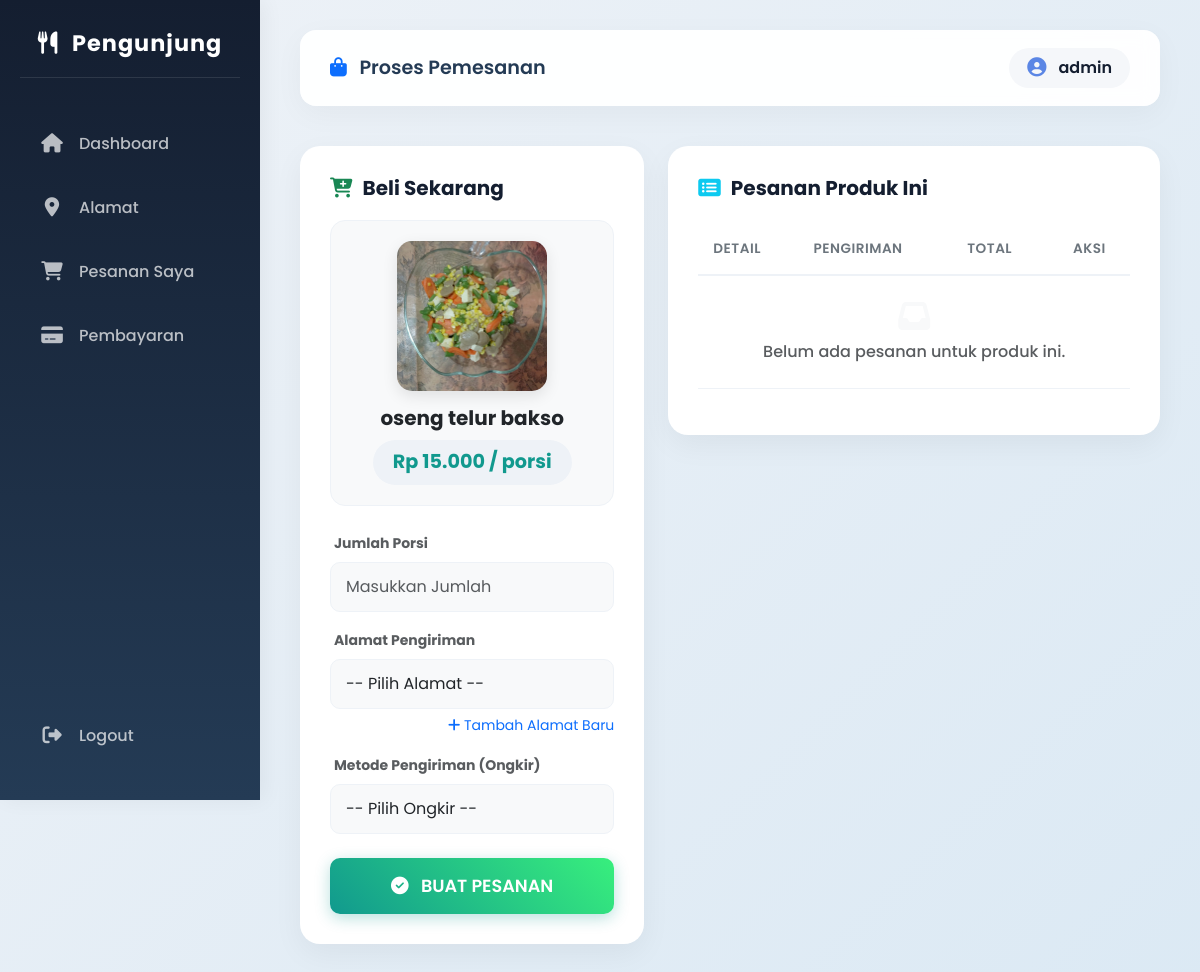
Page /pengunjung/beli.php?id=1 (signed in) on the committed database.
### tables this page shows
CREATE TABLE `users` (
  `id` int(11) NOT NULL,
  `username` varchar(50) DEFAULT NULL,
  `password` varchar(255) NOT NULL,
  `role` enum('admin','petugas','pengunjung') DEFAULT NULL
);

CREATE TABLE `produk` (
  `id` int(11) NOT NULL,
  `nama` varchar(100) DEFAULT NULL,
  `deskripsi` text,
  `harga` int(11) DEFAULT NULL,
  `gambar` varchar(100) DEFAULT NULL
);

### pengunjung/beli.php (the view, shortened to what this page needs)
<?php
include '../koneksi.php';
$user_id = $_SESSION['id'];
$q_pengunjung = mysqli_query($conn, "SELECT username FROM users WHERE id='$user_id'");
$d_pengunjung = mysqli_fetch_assoc($q_pengunjung);
$nama_pengunjung = $d_pengunjung['username'];
$id = isset($_GET['id']) ? intval($_GET['id']) : 0;
$produk = mysqli_fetch_array(mysqli_query($conn,"SELECT * FROM produk WHERE id='$id'"));
$edit_data = null;
$data = mysqli_query($conn,"
SELECT p.*, a.nama_penerima, a.kota, o.nama_jasa, o.biaya, dp.jumlah, pr.nama as nama_produk
FROM pesanan p
LEFT JOIN alamat a ON p.alamat_id = a.id
LEFT JOIN ongkir o ON p.ongkir_id = o.id
LEFT JOIN detail_pesanan dp ON p.id = dp.pesanan_id
LEFT JOIN produk pr ON dp.produk_id = pr.id
WHERE p.user_id='$user_id' AND dp.produk_id='$id'
ORDER BY p.id DESC
");
?>
<!DOCTYPE html>
<html lang="id">
<head>
<link href="https://cdnjs.cloudflare.com/ajax/libs/font-awesome/6.5.0/css/all.min.css" rel="stylesheet">
<link href="https://cdn.jsdelivr.net/npm/bootstrap@5.3.0/dist/css/bootstrap.min.css" rel="stylesheet">
</head>
<body>
<div class="sidebar">
    <h4><i class="fa fa-utensils me-2"></i> Pengunjung</h4>
    <a href="index.php"><i class="fa fa-home"></i> <span>Dashboard</span></a>
    <a href="alamat.php"><i class="fa fa-map-marker-alt"></i> <span>Alamat</span></a>
    <a href="pesanan_saya.php"><i class="fa fa-shopping-cart"></i> <span>Pesanan Saya</span></a>
    <a href="pembayaran.php"><i class="fa fa-credit-card"></i> <span>Pembayaran</span></a>
    <a href="../logout.php" class="mt-auto mb-2"><i class="fa fa-sign-out-alt"></i> <span>Logout</span></a>
</div>
<div class="main-content">
    <div class="topbar">
        <h5><i class="fa fa-shopping-bag me-2 text-primary"></i> Proses Pemesanan</h5>
        <div class="user-profile">
            <i class="fa fa-user-circle"></i> <?= htmlspecialchars($nama_pengunjung) ?>
        </div>
    </div>
    <div class="row">
        <div class="col-lg-5 mb-4">
            <div class="card-box">
                <h5 class="card-title"><i class="fa fa-cart-plus text-success"></i> <?= $edit_data ? 'Update Pesanan' : 'Beli Sekarang' ?></h5>
                <div class="product-preview">
                    <img src="../upload/<?= htmlspecialchars($produk['gambar']) ?>" alt="Produk">
                    <h5 class="mb-0 fw-bold"><?= htmlspecialchars($produk['nama']) ?></h5>
                    <div class="product-price">Rp <?= number_format($produk['harga'], 0, ',', '.') ?> / porsi</div>
                </div>
                <form method="POST">
                    <div class="mb-3">
                        <label class="form-label small fw-bold text-muted ms-1">Jumlah Porsi</label>
                        <input type="number" name="jumlah" class="form-control"
                        value="<?= $edit_data && isset($edit_data['jumlah']) ? $edit_data['jumlah'] : '' ?>" placeholder="Masukkan Jumlah" required min="1">
                    </div>
                    <div class="mb-3">
                        <label class="form-label small fw-bold text-muted ms-1">Alamat Pengiriman</label>
                        <select name="alamat_id" class="form-select" required>
                            <option value="">-- Pilih Alamat --</option>
                        </select>
                        <div class="text-end mt-1">
                            <a href="alamat.php" class="text-decoration-none small"><i class="fa fa-plus"></i> Tambah Alamat Baru</a>
                        </div>
                    </div>
                    <div class="mb-4">
                        <label class="form-label small fw-bold text-muted ms-1">Metode Pengiriman (Ongkir)</label>
                        <select name="ongkir_id" class="form-select" required>
                            <option value="">-- Pilih Ongkir --</option>
                        </select>
                    </div>
                    <button name="simpan" class="btn btn-success-custom w-100">
                        <i class="fa <?= $edit_data ? 'fa-save' : 'fa-check-circle' ?> me-2"></i>
                        <?= $edit_data ? 'SIMPAN PERUBAHAN' : 'BUAT PESANAN' ?>
                    </button>
                </form>
            </div>
        </div>
        <div class="col-lg-7">
            <div class="card-box">
                <h5 class="card-title mb-4"><i class="fa fa-list-alt text-info"></i> Pesanan Produk Ini</h5>
                <div class="table-responsive">
                    <table class="table table-borderless align-middle">
                        <thead>
                            <tr>
                                <th>Detail</th>
                                <th>Pengiriman</th>
                                <th>Total</th>
                                <th class="text-center">Aksi</th>
                            </tr>
                        </thead>
                        <tbody>
                            <?php if(mysqli_num_rows($data) > 0){ ?>
                                <?php while($d=mysqli_fetch_array($data)){ ?>
                                <tr>
                                    <td>
                                        <div class="fw-bold text-dark"><?= htmlspecialchars($d['nama_produk'] ? $d['nama_produk'] : '-') ?></div>
                                        <div class="small text-muted"><?= $d['jumlah'] ? $d['jumlah'] : '-' ?> Porsi</div>
                                    </td>
                                    <td>
                                        <div class="fw-medium"><i class="fa fa-map-marker-alt text-danger me-1"></i> <?= htmlspecialchars($d['kota']) ?></div>
                                        <div class="small text-muted"><i class="fa fa-truck text-info me-1"></i> <?= htmlspecialchars($d['nama_jasa']) ?></div>
                                    </td>
                                    <td>
                                        <span class="badge bg-success bg-opacity-10 text-success border border-success border-opacity-25 px-3 py-2 rounded-pill">
                                            Rp <?= number_format($d['total'], 0, ',', '.') ?>
                                        </span>
                                    </td>
                                    <td class="text-center">
                                        <a href="?id=<?= $id ?>&edit=<?= $d['id'] ?>" class="btn btn-warning btn-action text-white shadow-sm" title="Edit">
                                            <i class="fa fa-edit"></i>
                                        </a>
                                        <button type="button" class="btn btn-danger btn-action shadow-sm" onclick="konfirmasiHapus('?id=<?= $id ?>&hapus=<?= $d['id'] ?>')" title="Batal">
                                            <i class="fa fa-times"></i>
                                        </button>
                                    </td>
                                </tr>
                                <?php } ?>
                            <?php } else { ?>
                                <tr>
                                    <td colspan="4" class="text-center py-4 text-muted">
                                        <i class="fa fa-inbox fa-2x mb-2 text-light"></i><br>
                                        Belum ada pesanan untuk produk ini.
                                    </td>
                                </tr>
                            <?php } ?>
                        </tbody>
                    </table>
                </div>
            </div>
        </div>
    </div>
</div>
</body>
</html>

### pengunjung/beli.php (style rules this page uses)
:root { --bg-gradient: linear-gradient(135deg,#eef2f7,#dbe9f4); --sidebar-bg: linear-gradient(180deg,#141e30,#243b55); --btn-info: linear-gradient(45deg,#00c6ff,#0072ff); --btn-success: linear-gradient(45deg,#11998e,#38ef7d); }
body { font-family: 'Poppins', sans-serif; background: var(--bg-gradient); min-height: 100vh; overflow-x: hidden; }
.sidebar { width: 260px; height: 100vh; position: fixed; background: var(--sidebar-bg); color: white; padding: 30px 20px; box-shadow: 4px 0 20px rgba(0,0,0,0.05); z-index: 1000; display: flex; flex-direction: column; }
.sidebar h4 { text-align: center; font-weight: 700; margin-bottom: 40px; font-size: 1.4rem; letter-spacing: 1px; color: #fff; border-bottom: 1px solid rgba(255,255,255,0.1); padding-bottom: 20px; }
.sidebar a { display: flex; align-items: center; gap: 15px; color: rgba(255,255,255,0.7); padding: 14px 20px; border-radius: 12px; text-decoration: none; margin-bottom: 12px; font-weight: 500; transition: all 0.3s ease; }
.sidebar a i { font-size: 1.2rem; width: 24px; text-align: center; }
.main-content { margin-left: 260px; padding: 30px 40px; }
.topbar { background: rgba(255, 255, 255, 0.95); backdrop-filter: blur(10px); padding: 18px 30px; border-radius: 16px; margin-bottom: 40px; display: flex; justify-content: space-between; align-items: center; box-shadow: 0 8px 30px rgba(0,0,0,0.04); }
.topbar h5 { margin: 0; font-weight: 600; color: #243b55; font-size: 1.2rem; }
.user-profile { display: flex; align-items: center; gap: 12px; font-weight: 600; color: #141e30; background: #f5f7fa; padding: 8px 18px; border-radius: 30px; }
.user-profile i { font-size: 1.2rem; color: #5b86e5; }
.card-box { background: white; padding: 30px; border-radius: 20px; box-shadow: 0 10px 30px rgba(0,0,0,0.05); margin-bottom: 30px; }
.card-title { font-weight: 700; color: #141e30; margin-bottom: 20px; display: flex; align-items: center; gap: 10px; }
.product-preview { background: #f8f9fa; border-radius: 15px; padding: 20px; text-align: center; margin-bottom: 25px; border: 1px solid #eef2f7; }
.product-preview img { width: 150px; height: 150px; object-fit: cover; border-radius: 15px; margin-bottom: 15px; box-shadow: 0 5px 15px rgba(0,0,0,0.1); }
.product-price { background: #eef2f7; color: #11998e; padding: 8px 20px; border-radius: 30px; display: inline-block; font-weight: 700; font-size: 1.2rem; margin-top: 10px; }
.form-control, .form-select { border-radius: 10px; padding: 12px 15px; border: 1px solid #eef2f7; background: #f8f9fa; transition: all 0.3s ease; }
.btn-success-custom { background: var(--btn-success); color: white; border: none; border-radius: 10px; padding: 15px; font-weight: 600; font-size: 1.1rem; transition: all 0.3s ease; box-shadow: 0 4px 15px rgba(17, 153, 142, 0.3); }
.table-responsive { -ms-overflow-style: none; scrollbar-width: none; }
.table th { border-top: none; border-bottom: 2px solid #eef2f7; color: #6c757d; font-weight: 600; text-transform: uppercase; font-size: 0.85rem; letter-spacing: 0.5px; padding: 15px; }
.table td { vertical-align: middle; padding: 15px; color: #495057; font-weight: 500; border-bottom: 1px solid #eef2f7; }

### rows in the picture
users: username "admin"
produk: gambar (picture), nama "oseng telur bakso", harga "15.000"
